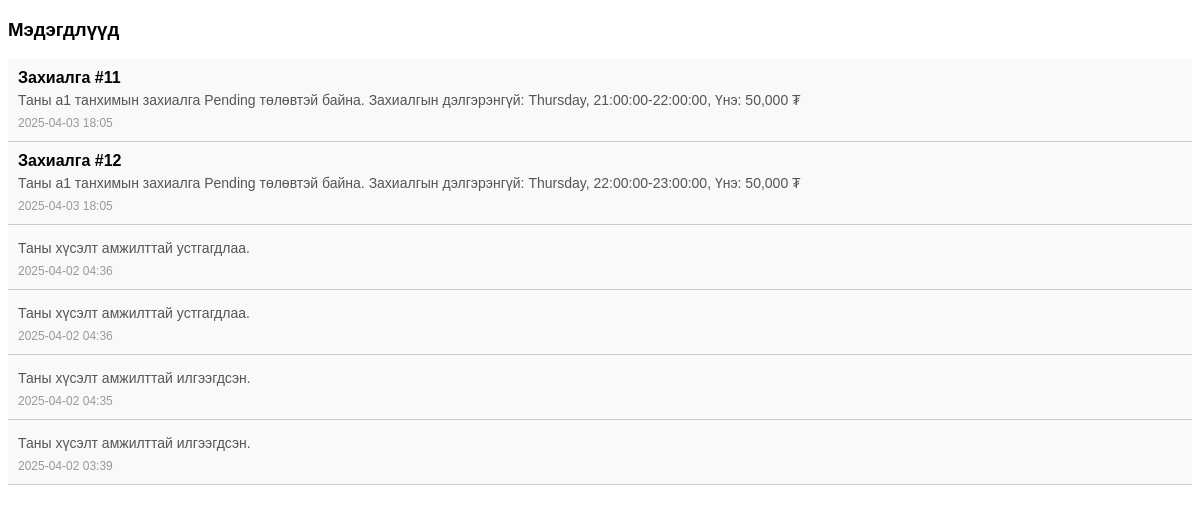
Page /notifications.php (signed in) on the committed database.
### tables this page shows
CREATE TABLE `notifications` (
  `NotificationID` int(11) NOT NULL,
  `UserID` int(11) NOT NULL,
  `Title` varchar(255) NOT NULL,
  `Message` text NOT NULL,
  `Date` datetime DEFAULT current_timestamp(),
  `NotificationTime` timestamp NOT NULL DEFAULT current_timestamp(),
  `IsRead` tinyint(1) DEFAULT 0,
  `CreatedAt` timestamp NOT NULL DEFAULT current_timestamp()
);

### notifications.php (the view, shortened to what this page needs)
<?php
require 'config/db.php';
$userID = $_SESSION['user_id'];
$sql = "SELECT NotificationID, Title, Message, Date, IsRead FROM Notifications WHERE UserID = ? ORDER BY Date DESC";
$stmt = $conn->prepare($sql);
$stmt->bind_param('i', $userID);
$stmt->execute();
$result = $stmt->get_result();
?>
<!DOCTYPE html>
<html lang="mn">
<head>
</head>
<body>
    <h3>Мэдэгдлүүд</h3>
    <div id="notifications">
        <?php while ($row = $result->fetch_assoc()): ?>
            <div class="notification <?php echo $row['IsRead'] ? 'read' : ''; ?>" data-id="<?php echo $row['NotificationID']; ?>">
                <h4><?php echo htmlspecialchars($row['Title']); ?></h4>
                <p><?php echo htmlspecialchars($row['Message']); ?></p>
                <small><?php echo date('Y-m-d H:i', strtotime($row['Date'])); ?></small>
            </div>
        <?php endwhile; ?>
    </div>
</body>
</html>

### notifications.php (style rules this page uses)
body { font-family: Arial, sans-serif; }
.notification { border-bottom: 1px solid #ccc; padding: 10px; background-color: #f9f9f9; cursor: pointer; }
.notification h4 { margin: 0; font-size: 16px; }
.notification p { margin: 5px 0; font-size: 14px; color: #555; }
.notification small { color: #999; font-size: 12px; }

### rows in the picture
notifications: Title "Захиалга #11", Message "Таны a1 танхимын захиалга Pending төлөвтэй байна. Захиалгын дэлгэрэнгүй: Thursday, 21:00:00-22:00:00, Үнэ: 50,000 ₮", Date "2025-04-03 18:05"
notifications: Title "Захиалга #12", Message "Таны a1 танхимын захиалга Pending төлөвтэй байна. Захиалгын дэлгэрэнгүй: Thursday, 22:00:00-23:00:00, Үнэ: 50,000 ₮", Date "2025-04-03 18:05"
notifications: Message "Таны хүсэлт амжилттай устгагдлаа.", Date "2025-04-02 04:36"
notifications: Message "Таны хүсэлт амжилттай устгагдлаа.", Date "2025-04-02 04:36"
notifications: Message "Таны хүсэлт амжилттай илгээгдсэн.", Date "2025-04-02 04:35"
notifications: Message "Таны хүсэлт амжилттай илгээгдсэн.", Date "2025-04-02 03:39"
